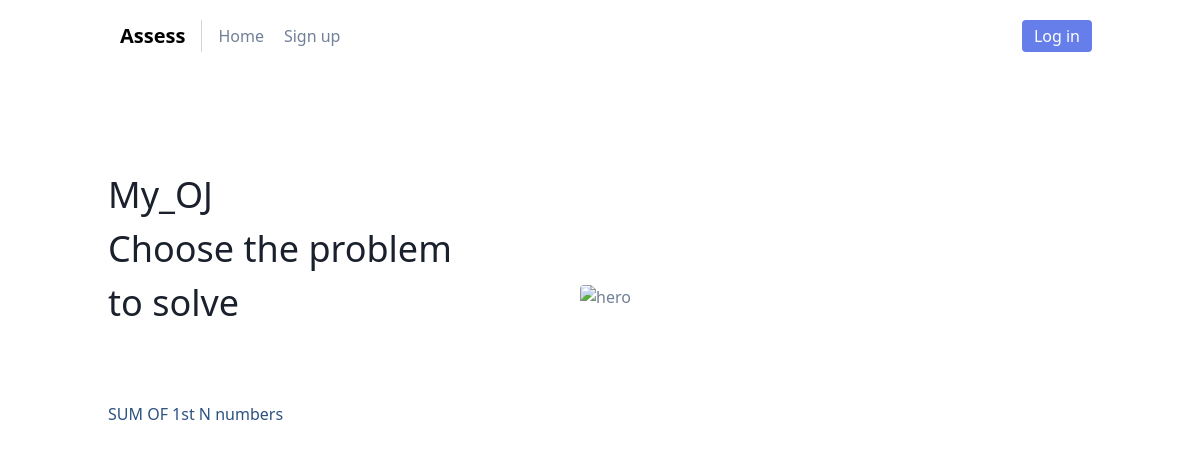
Page /HOME/ on the earlier database version.
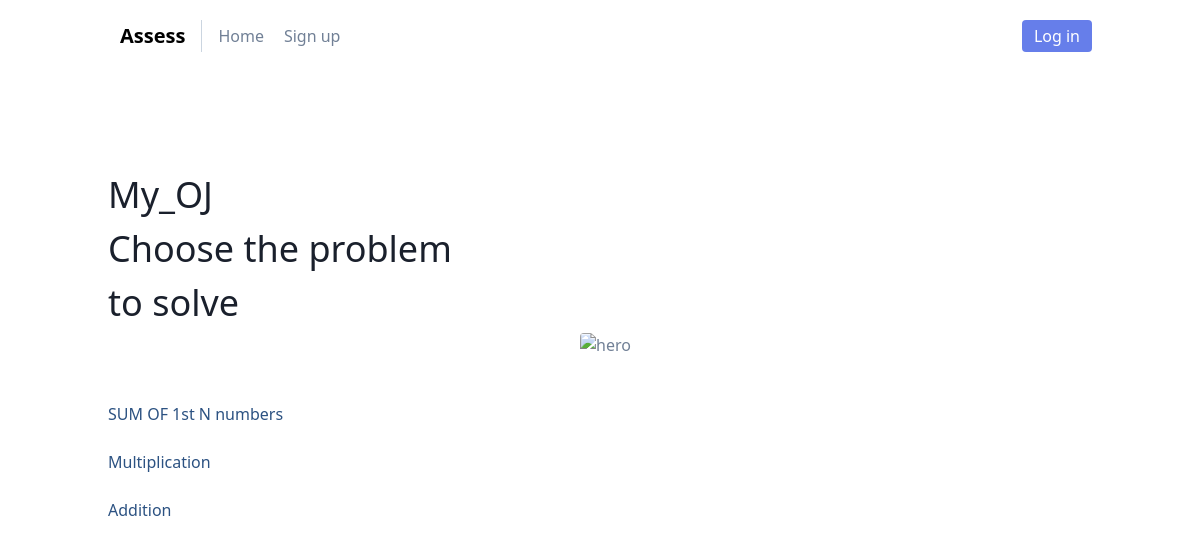
Same page on the later database version.
### HOME/models.py (models this page shows, shortened)
class Problem(models.Model):
    name=models.CharField(max_length=40)
    description=models.TextField()
    diff_level=models.CharField(max_length=20)

### HOME/views.py (the view)
# urls.py: path('',views.HomeView.as_view(),name='home'),
class HomeView(generic.ListView):
    template_name = 'HOME/home.html'
    context_object_name = 'Problem_list'
    def get_queryset(self):
        return Problem.objects.all()

### HOME/templates/HOME/home.html (shortened to what this page needs)
<!DOCTYPE html>
<html lang="en">
<head>
    <link href="https://unpkg.com/tailwindcss@^1.0/dist/tailwind.min.css" rel="stylesheet">
</head>
<body>
<header class="text-gray-600 body-font">
    <div class="container mx-auto flex flex-wrap p-5 flex-col md:flex-row items-center navbar">
        <strong><a style="color:black" href="http://127.0.0.1:5500/home.html" class="ml-3 text-xl">Assess</a></strong>
        <nav class="md:mr-auto md:ml-4 md:py-1 md:pl-4 md:border-l md:border-gray-400	flex flex-wrap items-center text-base justify-center">
            <a href="http://127.0.0.1:8000/HOME" class="mr-5 hover:text-gray-900">Home</a>
            <a href="http://127.0.0.1:8000/AUTHENTICATION/SIGNIN" class="mr-5 hover:text-gray-900">Sign up</a>
        </nav>
        <button class="inline-flex items-center text-white bg-indigo-500 border-0 py-1 px-3 focus:outline-none hover:bg-indigo-600 rounded text-base mt-4 md:mt-0" onclick="window.location.href='http://127.0.0.1:8000/AUTHENTICATION/LOGIN'">Log in</button>
    </div>
</header>
<section class="text-gray-600 body-font">
    <div class="container mx-auto flex px-5 py-24 md:flex-row flex-col items-center">
        <div class="lg:flex-grow md:w-1/2 lg:pr-24 md:pr-16 flex flex-col md:items-start md:text-left mb-16 md:mb-0 items-center text-center">
            <h1 class="title-font sm:text-4xl text-3xl mb-4 font-medium text-gray-900">My_OJ
                <br class="hidden lg:inline-block">Choose the problem to solve
            </h1>
            <p class="mb-8 leading-relaxed">{% csrf_token %}
                {% if Problem_list %}
                <ul>
                    {% for problem in Problem_list %}<br>
                    <a href="{% url 'HOME:Problem' problem.id %}" class="text-blue-800 hover:underline">{{ problem.name }}</a><br>
                    {% endfor %}
                </ul>
                {% else %}
                <p>No problems are available.</p>
                {% endif %}</p>
        </div>
        <div class="lg:max-w-lg lg:w-full md:w-1/2 w-5/6">
            <img class="object-cover object-center rounded" alt="hero" src="https://source.unsplash.com/720x600/?coding">
        </div>
    </div>
</section>
</body>
</html>

### HOME/templates/HOME/home.html (style rules this page uses)
.navbar { background-color: rgba(255, 255, 255, 0.8); border-top-left-radius: 20px; border-top-right-radius: 20px; backdrop-filter: blur(4px); }

Differences in the rows shown:
added Problem: name "Multiplication"
added Problem: name "Addition"
